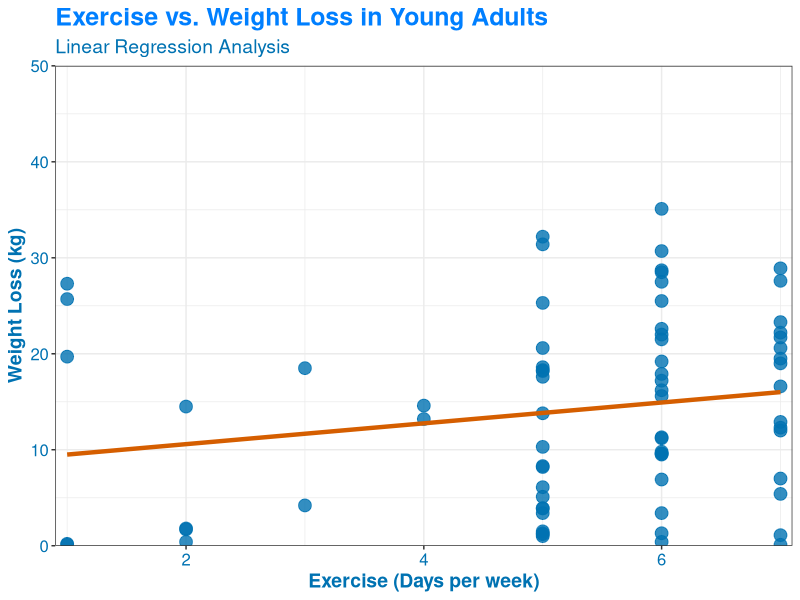

Generate this figure with R:
# Install packages
install.packages(c("ggplot2", "tidyverse"))

# Call the packages
library(ggplot2)
library(tidyverse)

# Import the data
data <- read.csv("data.csv")

# Calculate Weight_loss as Starting_weight - Current_weight
data$Weight_loss <- data$Starting_weight - data$Current_weight

# Calculate descriptive statistics
exercise_mean <- mean(data$Exercise)
exercise_sd <- sd(data$Exercise)

inweight_mean<-mean(data$Starting_weight)
inweight_sd<-sd(data$Starting_weight)

curweight_mean<-mean(data$Current_weight)
curweight_sd<-sd(data$Current_weight)

weight_loss_mean <- mean(data$Weight_loss)
weight_loss_sd <- sd(data$Weight_loss)

# Create a scatterplot of exercise vs. weight loss
ggplot(data, aes(x = Exercise, y = Weight_loss)) +
  geom_point(size = 4, alpha = 0.8, color = "#0072B2") +
  geom_smooth(method = "lm", se = FALSE, color = "#D55E00", size = 1.5) +
  labs(x = "Exercise (Days per week)", y = "Weight Loss (kg)", title = "Exercise vs. Weight Loss in Young Adults",
       subtitle = "Linear Regression Analysis") +
  theme_bw()+
  theme(plot.title = element_text(color = "#007FFF", size = 18, face = "bold"),
        plot.subtitle = element_text(color = "#0072B2", size = 14),
        axis.title.x = element_text(color = "#0072B2", size = 14, face = "bold"),
        axis.title.y = element_text(color = "#0072B2", size = 14, face = "bold"),
        axis.text = element_text(color = "#0072B2", size = 12),
        legend.title = element_blank(),
        legend.text = element_text(color = "#0072B2", size = 12))+
scale_x_continuous (limits=c(0.9,7.1), expand=c(0,0))+
scale_y_continuous(limits=c(0,50), expand=c(0,0))
# Calculate correlation between exercise and weight loss
correlation <- cor(data$Exercise, data$Weight_loss)

# Perform linear regression analysis
fit <- lm(Weight_loss ~ Exercise, data = data)
summary(fit)

# Print descriptive statistics and correlation
cat("\n","Exercise(Days/week) :-","\n", "Mean:", exercise_mean, "\b",",",
"Standard Deviation:", exercise_sd, "\n",

"\n","Starting Weight(in kg) :- ","\n", "Mean:", inweight_mean, "\b",",",
    "Standard Deviation:", inweight_sd, "\n",

"\n","Final Weight(in kg) :-","\n", "Mean:", curweight_mean, "\b",",",
"Standard Deviation:", curweight_sd, "\n",


"\n","Weight loss(in kg) :-","\n", "Mean:", weight_loss_mean, "\b",",",
"Standard Deviation:", weight_loss_sd, "\n",

"\n","Correlation between exercise and weight loss:", correlation, "\n")
